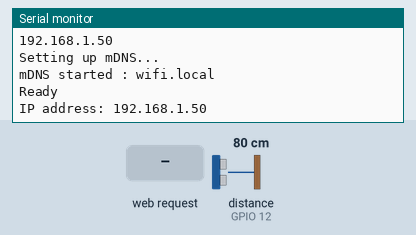
Recording of a sketch running on a simulated ESP8266 (NodeMCU). Parts: the last lines printed to the serial monitor. Inputs (shaded band) come from the test bench; at power-on: distance to the obstacle (sensor on GPIO 12) 80 cm. The echo pulse lasts 58.3 µs per cm; WiFi joins after 1.5 s; servers stay silent unless stated.

Above: at 2.7 s.
2.8 s: HTTP request GET /user_api/awn3bfqub2b/get_thl received
At 4.0 s:
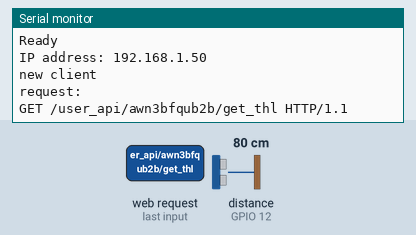
4.3 s: HTTP request GET /json received
At 5.5 s:
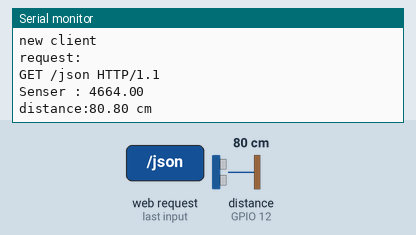
5.8 s: HTTP request GET /html received
At 6.9 s:
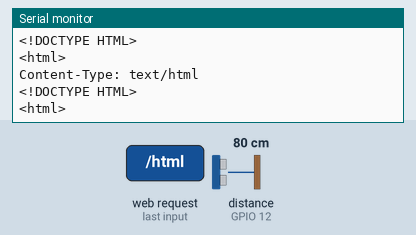
7.3 s: HTTP request GET /thl received
At 8.8 s:
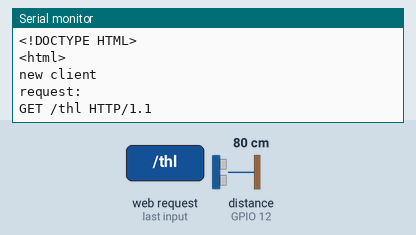

The sketch:

OTA-Wifi-HC-SR-04-temp.ino
```cpp
#include <WiFi.h>
#include <WiFiClient.h>
#include <WiFiServer.h>
#include <WiFiUdp.h>

/*
    This sketch demonstrates how to set up a simple HTTP-like server.
    The server will set a GPIO pin depending on the request
      http://server_ip/gpio/0 will set the GPIO2 low,
      http://server_ip/gpio/1 will set the GPIO2 high
    server_ip is the IP address of the ESP8266 module, will be
    printed to Serial when the module is connected.
*/

#include <ESP8266WiFi.h>
#include <ESP8266mDNS.h>
#include <WiFiUdp.h>
#include <ArduinoOTA.h>
#include <ArduinoJson.h>
#include <ESP8266HTTPClient.h>

#ifndef STASSID
#define STASSID "aterm-10815d-g"
#define STAPSK  "48a530348599a"
#define LOCALHOST "wifi"
#endif
#define echoPin 12 // Echo Pin
#define trigPin 13 // Trigger Pin

double Duration = 0; //受信した間隔
double Distance = 0; //距離
float Tempture = 25.0;//デフォルト 25度
int   Humidity = 50;
int   Lumen    = 50;
int   TemptureCount = 0;//気温取得回数
int   TemptureCountMax = 30; //気温取得最大回数

const char* ssid = STASSID;
const char* password = STAPSK;
const char* localhost = LOCALHOST;

// Create an instance of the server
// specify the port to listen on as an argument
WiFiServer server(80);
String Https_Get_access() {
  BearSSL::WiFiClientSecure client;
  client.setTimeout(500);
  client.setInsecure();

  const int httpPort = 443;
  const String httpHost = "uapi1.sremo.net";
  const String httpUrl = "/user_api/awn3bfqub2b/get_thl";
  const char* host2 = httpHost.c_str();
  if (!client.connect(host2, httpPort)) {
    Serial.println("connection failed");
    return "non";
  }
  client.print(String("GET ") + httpUrl + " HTTP/1.1\r\n" +
               "Host: " + httpHost + "\r\n" +
               "User-Agent: ESP8266/1.0\r\n" +
               "Authorization: Bearer Cop8s5NWnuGiImY1HQdhONGHbFA6nxghrYoxloEh\r\n\r\n");
  unsigned long timeout = micros();

  while (client.available() == 0) {
    if ( micros() - timeout  > 5000000) {
      Serial.println(">>> Client Timeout !");
      client.stop();
      return "non";
    }
  }
  String line = "";
  while (client.available()) {
    line = client.readStringUntil('\r');
    //Serial.print(line);
  }
  return line;
}

void getTempture() {
  //Temp-get
  String result2 = Https_Get_access();
  Serial.println(result2);

  char json[50];
  strcpy(json, result2.c_str());

  const size_t capacity = 50;
  DynamicJsonDocument doc(capacity);

  // Deserialize the JSON document
  DeserializationError error = deserializeJson(doc, json);

  // Test if parsing succeeds.
  if (error) {
    Serial.print(F("deserializeJson() failed: "));
    Serial.println(error.c_str());
    return;
  }

  // Fetch values.
  //
  // Most of the time, you can rely on the implicit casts.
  // In other case, you can do doc["time"].as<long>();
  int te = doc["t"];
  int he = doc["h"];
  int lu = doc["l"];

  Tempture = (float)te;
  Humidity = he;
  Lumen    = lu;
  // Print values.
  Serial.println("Tempture : " + (String)Tempture);
  Serial.println("Humidity : " + (String)Humidity);
  Serial.println("Lumen    : " + (String)Lumen);
}
void getDuration(){
  double tmpDuration = 0;
  while (tmpDuration == 0 || tmpDuration > 26000) {
    digitalWrite(trigPin, LOW);
    delayMicroseconds(2);
    digitalWrite( trigPin, HIGH ); //超音波を出力
    delayMicroseconds( 10 ); //
    digitalWrite( trigPin, LOW );
    tmpDuration = pulseIn( echoPin, HIGH ); //センサからの入力
  }
  Duration = tmpDuration;
}
void setup() {
  Serial.begin(115200);

  //　使用可能PIN
  //  D0 - GPIO16
  //  D1 - GPIO5
  //  D5 - GPIO14
  //  D6 - GPIO12
  //  D7 - GPIO13

  pinMode( echoPin, INPUT );
  pinMode( trigPin, OUTPUT );


  // Connect to WiFi network
  Serial.println();
  Serial.println();
  Serial.println("Booting");
  Serial.print(F("Connecting to "));
  Serial.println(ssid);

  WiFi.mode(WIFI_STA);
  WiFi.begin(ssid, password);

  while (WiFi.status() != WL_CONNECTED) {
    delay(500);
    Serial.print(F("."));
  }
  while (WiFi.waitForConnectResult() != WL_CONNECTED) {
    Serial.println("Connection Failed! Rebooting...");
    //delay(5000);
    ESP.restart();
  }
  Serial.println();
  Serial.println(F("WiFi connected"));

  // Start the server
  server.begin();
  Serial.println(F("Server started"));

  // Print the IP address
  Serial.println(WiFi.localIP());

  // Set local DNS
  //  mDNS の呼びかけに応答できるように仕込む
  Serial.println("Setting up mDNS...");
  if (MDNS.begin(localhost))         //  "xx.local" で応答
    Serial.println("mDNS started : " + (String)localhost + ".local");
  else
    Serial.println("mDNS failed to start");

  // Port defaults to 8266
  // ArduinoOTA.setPort(8266);

  // Hostname defaults to esp8266-[ChipID]
  // ArduinoOTA.setHostname("myesp8266");

  // No authentication by default
  // ArduinoOTA.setPassword("admin");

  // Password can be set with it's md5 value as well
  // MD5(admin) = 21232f297a57a5a743894a0e4a801fc3
  // ArduinoOTA.setPasswordHash("21232f297a57a5a743894a0e4a801fc3");

  ArduinoOTA.onStart([]() {
    String type;
    if (ArduinoOTA.getCommand() == U_FLASH) {
      type = "sketch";
    } else { // U_FS
      type = "filesystem";
    }

    // NOTE: if updating FS this would be the place to unmount FS using FS.end()
    Serial.println("Start updating " + type);
  });
  ArduinoOTA.onEnd([]() {
    Serial.println("\nEnd");
  });
  ArduinoOTA.onProgress([](unsigned int progress, unsigned int total) {
    Serial.printf("Progress: %u%%\r", (progress / (total / 100)));
  });
  ArduinoOTA.onError([](ota_error_t error) {
    Serial.printf("Error[%u]: ", error);
    if (error == OTA_AUTH_ERROR) {
      Serial.println("Auth Failed");
    } else if (error == OTA_BEGIN_ERROR) {
      Serial.println("Begin Failed");
    } else if (error == OTA_CONNECT_ERROR) {
      Serial.println("Connect Failed");
    } else if (error == OTA_RECEIVE_ERROR) {
      Serial.println("Receive Failed");
    } else if (error == OTA_END_ERROR) {
      Serial.println("End Failed");
    }
  });
  ArduinoOTA.begin();
  Serial.println("Ready");
  Serial.print("IP address: ");
  Serial.println(WiFi.localIP());
}

void loop() {
  ArduinoOTA.handle();

  // Check if a client has connected
  WiFiClient client = server.available();
  if (!client) {
    return;
  }
  Serial.println(F("new client"));

  client.setTimeout(5000); // default is 1000

  // Read the first line of the request
  String req = client.readStringUntil('\r');
  Serial.println(F("request: "));
  Serial.println(req);

  // Match the request
  int val;
  int retType;
  // retType 0:html  1:json

  String sMsg = "";
  if (req.indexOf(F("/json")) != -1) {
    retType = 1;
    getDuration();

    Serial.println("Senser : " + (String)Duration);
    if (TemptureCount > TemptureCountMax) {
      TemptureCount = 0;
      getTempture();
    }
    float v = (331.5 + 0.6 * Tempture) / 10000; // 音速
    float distance = v * (Duration / 2); // 距離
    Serial.print("distance:");
    Serial.print(distance);
    Serial.println(" cm");
    sMsg += "{\"distance\":";
    sMsg += distance;
    sMsg += "}";

  } else if (req.indexOf(F("/html")) != -1) {
    retType = 0;
    getDuration();
    //      Duration = Duration / 2; //往復距離を半分にする
    //      Distance = Duration * 340 * 100 / 1000000; // 音速を340m/sに設定
    float v = (331.5 + 0.6 * Tempture) / 10000; // 音速
    float distance = v * (Duration / 2); // 距離
    int tmpM = distance / 100;
    int tmpC = (int)distance % 100;
    int tmpMM = ( distance - (int)distance ) * 100;
    Serial.println("Duration: " + (String)Duration);
    Serial.print("distance: ");
    if (tmpM > 0) Serial.print(tmpM + " m ");
    Serial.print(tmpC + " cm ");
    Serial.println(tmpMM + " mm");
    sMsg += "distance: ";
    sMsg += Duration;
    sMsg += "<br>";
    if (tmpM > 0) sMsg += tmpM;
    if (tmpM > 0) sMsg += " m ";
    sMsg += tmpC;
    sMsg += " cm ";
    sMsg += tmpMM;
    sMsg += " mm<br>";

  } else if (req.indexOf(F("/thl")) != -1) {
    retType = 1;
    sMsg += "{\"Tempture\":";
    sMsg += Tempture;
    sMsg += ",\"Humidity\":";
    sMsg += Humidity;
    sMsg += ",\"Lumen\":";
    sMsg += Lumen;
    sMsg += "}";

  } else {
    //Serial.println(F("invalid request"));
    //    val = digitalRead(LED_BUILTIN);
  }

  // Set LED according to the request
  // digitalWrite(LED_BUILTIN, val);

  // read/ignore the rest of the request
  // do not client.flush(): it is for output only, see below
  while (client.available()) {
    // byte by byte is not very efficient
    client.read();
  }
  if (retType == 0) {
    // Send the response to the client
    // it is OK for multiple small client.print/write,
    // because nagle algorithm will group them into one single packet
    client.print(F("HTTP/1.1 200 OK\r\nContent-Type: text/html\r\n\r\n<!DOCTYPE HTML>\r\n<html>\r\n"));
    client.print(sMsg);
    client.print(F("<br><br>Click <a href='http://"));
    client.print(WiFi.localIP());
    client.print(F("/json'>here</a> to JSON<br>"));
    client.print(F("Click <a href='http://"));
    client.print(WiFi.localIP());
    client.print(F("/html'>here</a> to HTML<br>"));
    client.print(F("Click <a href='http://"));
    client.print(WiFi.localIP());
    client.print(F("/thl'>here</a> to THL</html>"));
  } else {
    client.print(F("HTTP/1.1 200 OK\r\nContent-Type: application/json charset=utf-8\r\n\r\n"));
    client.print(sMsg);
  }
  TemptureCount++;
}
```

Measured:
- after the input at 2.8 s, the serial monitor: prints a new line at once (image 1)
- after the input at 4.3 s, the serial monitor: prints a new line at once (image 2)
- after the input at 5.8 s, the serial monitor: prints a new line at once (image 3)
- after the input at 7.3 s, the serial monitor: prints a new line at once (image 4)
